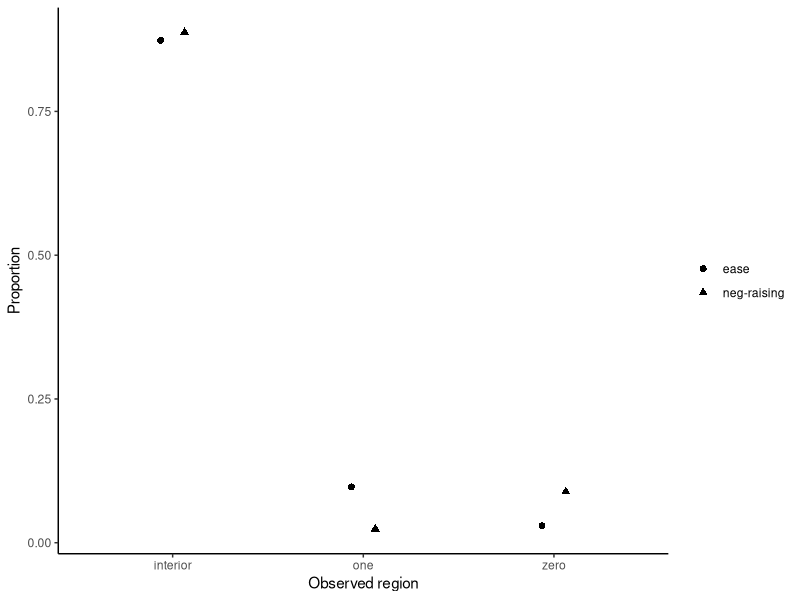

Generate this figure with R:
## ---- chunk 1
#| label: load-meganegraising-beta
#| echo: true
mnr <- read.csv("data/meganegraising/meganegraising-balanced.csv")
endpoint_counts <- data.frame(
  response = rep(c("neg-raising", "ease"), each = 3L),
  region = rep(c("zero", "interior", "one"), times = 2L),
  observations = c(sum(mnr$negraising == 0),
                   sum(mnr$negraising > 0 & mnr$negraising < 1),
                   sum(mnr$negraising == 1),
                   sum(mnr$acceptability == 0),
                   sum(mnr$acceptability > 0 & mnr$acceptability < 1),
                   sum(mnr$acceptability == 1))
)
endpoint_counts
## ---- chunk 2
#| label: actual-endpoint-nudge
#| echo: true
n <- nrow(mnr)
transform_endpoint <- function(y) (y * (n - 1) + .5) / n
data.frame(recorded = c(0, 1), transformed = transform_endpoint(c(0, 1)),
           sample_size = n)
## ---- chunk 3
#| label: endpoint-nudge-by-sample-size
#| echo: true
n_values <- table(mnr$voice)
do.call(rbind, lapply(names(n_values), function(voice_value) {
  nn <- unname(n_values[[voice_value]])
  data.frame(voice = voice_value, sample_size = nn, recorded = c(0, 1),
             transformed = (c(0, 1) * (nn - 1) + .5) / nn)
}))
## ---- chunk 4
#| label: plot-endpoint-nudge
#| echo: true
library(ggplot2)
plot_data <- transform(endpoint_counts,
                       probability = observations / ave(observations, response, FUN = sum))
ggplot(plot_data, aes(region, probability, shape = response, group = response)) +
  geom_point(position = position_dodge(width = .25), size = 2) +
  labs(x = "Observed region", y = "Proportion", shape = NULL) +
  theme_classic()
